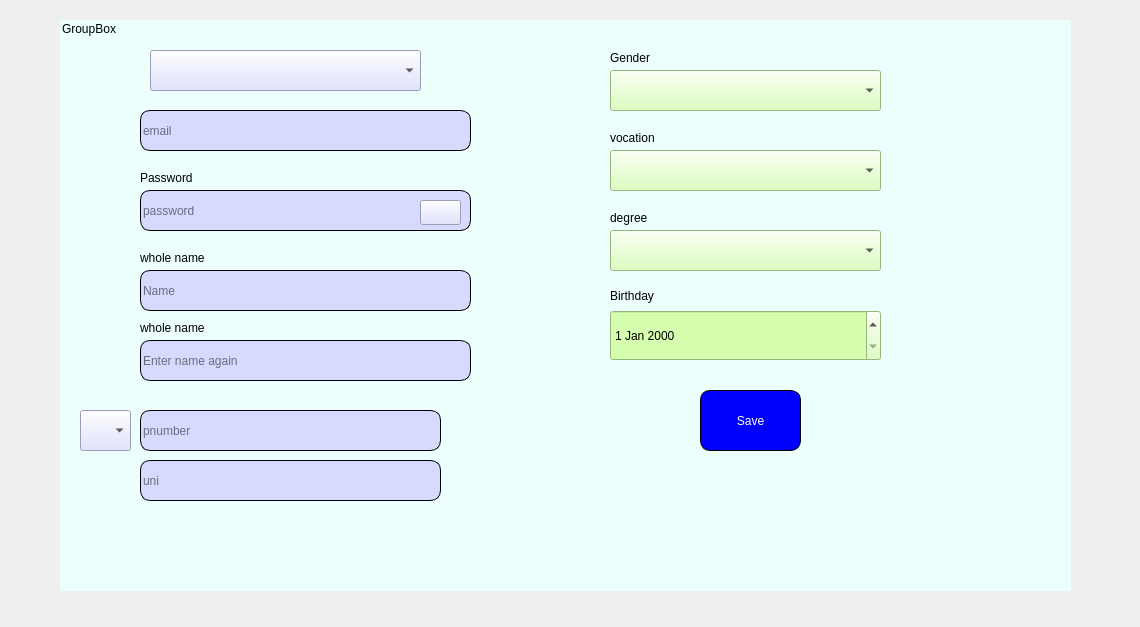
<?xml version="1.0" encoding="UTF-8"?>
<ui version="4.0">
 <class>Complete</class>
 <widget class="QWidget" name="Complete">
  <property name="geometry">
   <rect>
    <x>0</x>
    <y>0</y>
    <width>1140</width>
    <height>627</height>
   </rect>
  </property>
  <property name="windowTitle">
   <string>Form</string>
  </property>
  <widget class="QGroupBox" name="groupBox">
   <property name="geometry">
    <rect>
     <x>60</x>
     <y>20</y>
     <width>1011</width>
     <height>571</height>
    </rect>
   </property>
   <property name="styleSheet">
    <string notr="true">*{
background-color:#edfffc;
}
#groupBox{
border:1px solid #edfffc;
}</string>
   </property>
   <property name="title">
    <string>GroupBox</string>
   </property>
   <widget class="QPushButton" name="pushButton_2">
    <property name="geometry">
     <rect>
      <x>640</x>
      <y>370</y>
      <width>101</width>
      <height>61</height>
     </rect>
    </property>
    <property name="styleSheet">
     <string notr="true">#pushButton_2{
border-radius:10px;
color: rgb(255, 255, 255);
background-color: rgb(0, 0, 255);
font: 75 12pt &quot;MS Shell Dlg 2&quot;;
border:1px solid black;
}
#pushButton_2:hover{
color:black;
}</string>
    </property>
    <property name="text">
     <string>Save</string>
    </property>
   </widget>
   <widget class="QLineEdit" name="lineEdit">
    <property name="geometry">
     <rect>
      <x>80</x>
      <y>90</y>
      <width>331</width>
      <height>41</height>
     </rect>
    </property>
    <property name="styleSheet">
     <string notr="true">font: 75 10pt &quot;MS Shell Dlg 2&quot;;
color: rgb(0, 0, 0);
border-radius:10px;
border:1px solid black;
background-color:#d7daff;</string>
    </property>
    <property name="placeholderText">
     <string>email</string>
    </property>
   </widget>
   <widget class="QLineEdit" name="lineEdit_2">
    <property name="geometry">
     <rect>
      <x>80</x>
      <y>170</y>
      <width>331</width>
      <height>41</height>
     </rect>
    </property>
    <property name="styleSheet">
     <string notr="true">font: 75 10pt &quot;MS Shell Dlg 2&quot;;
color: rgb(0, 0, 0);
border-radius:10px;
border:1px solid black;
background-color:#d7daff;</string>
    </property>
    <property name="placeholderText">
     <string>password</string>
    </property>
   </widget>
   <widget class="QLineEdit" name="lineEdit_3">
    <property name="geometry">
     <rect>
      <x>80</x>
      <y>250</y>
      <width>331</width>
      <height>41</height>
     </rect>
    </property>
    <property name="styleSheet">
     <string notr="true">font: 75 10pt &quot;MS Shell Dlg 2&quot;;
color: rgb(0, 0, 0);
border-radius:10px;
border:1px solid black;
background-color:#d7daff;</string>
    </property>
    <property name="placeholderText">
     <string>Name</string>
    </property>
   </widget>
   <widget class="QLineEdit" name="lineEdit_4">
    <property name="geometry">
     <rect>
      <x>80</x>
      <y>390</y>
      <width>301</width>
      <height>41</height>
     </rect>
    </property>
    <property name="styleSheet">
     <string notr="true">background-color:#d7daff;
font: 75 10pt &quot;MS Shell Dlg 2&quot;;
color: rgb(0, 0, 0);
border-radius:10px;
border:1px solid black;</string>
    </property>
    <property name="text">
     <string/>
    </property>
    <property name="placeholderText">
     <string>pnumber</string>
    </property>
   </widget>
   <widget class="QLineEdit" name="lineEdit_5">
    <property name="geometry">
     <rect>
      <x>80</x>
      <y>440</y>
      <width>301</width>
      <height>41</height>
     </rect>
    </property>
    <property name="styleSheet">
     <string notr="true">font: 75 10pt &quot;MS Shell Dlg 2&quot;;
color: rgb(0, 0, 0);
border-radius:10px;
border:1px solid black;
background-color:#d7daff;</string>
    </property>
    <property name="text">
     <string/>
    </property>
    <property name="placeholderText">
     <string>uni</string>
    </property>
   </widget>
   <widget class="QComboBox" name="comboBox">
    <property name="geometry">
     <rect>
      <x>550</x>
      <y>50</y>
      <width>271</width>
      <height>41</height>
     </rect>
    </property>
    <property name="styleSheet">
     <string notr="true">font: 75 10pt &quot;MS Shell Dlg 2&quot;;
color: rgb(0, 0, 0);
background-color:#d5ffae;</string>
    </property>
   </widget>
   <widget class="QComboBox" name="comboBox_2">
    <property name="geometry">
     <rect>
      <x>550</x>
      <y>130</y>
      <width>271</width>
      <height>41</height>
     </rect>
    </property>
    <property name="styleSheet">
     <string notr="true">font: 75 10pt &quot;MS Shell Dlg 2&quot;;
color: rgb(0, 0, 0);
background-color:#d5ffae;</string>
    </property>
   </widget>
   <widget class="QComboBox" name="comboBox_3">
    <property name="geometry">
     <rect>
      <x>550</x>
      <y>210</y>
      <width>271</width>
      <height>41</height>
     </rect>
    </property>
    <property name="styleSheet">
     <string notr="true">font: 75 10pt &quot;MS Shell Dlg 2&quot;;
color: rgb(0, 0, 0);
background-color:#d5ffae;</string>
    </property>
   </widget>
   <widget class="QDateEdit" name="dateEdit">
    <property name="geometry">
     <rect>
      <x>550</x>
      <y>290</y>
      <width>271</width>
      <height>51</height>
     </rect>
    </property>
    <property name="styleSheet">
     <string notr="true">font: 75 14pt &quot;MS Shell Dlg 2&quot;;
color: rgb(0, 0, 0);
background-color:#d5ffae;
</string>
    </property>
   </widget>
   <widget class="QComboBox" name="comboBox_4">
    <property name="geometry">
     <rect>
      <x>90</x>
      <y>30</y>
      <width>271</width>
      <height>41</height>
     </rect>
    </property>
    <property name="styleSheet">
     <string notr="true">#comboBox_4{
background-color:#d7daff;
}
#comboBox_4:hover{
backgroun-color:white;
}
#comboBox_4{
font: 75 10pt &quot;MS Shell Dlg 2&quot;;
}</string>
    </property>
   </widget>
   <widget class="QComboBox" name="comboBox_5">
    <property name="geometry">
     <rect>
      <x>20</x>
      <y>390</y>
      <width>51</width>
      <height>41</height>
     </rect>
    </property>
    <property name="styleSheet">
     <string notr="true">font: 75 10pt &quot;MS Shell Dlg 2&quot;;
color: rgb(0, 0, 0);
background-color:#d7daff;</string>
    </property>
   </widget>
   <widget class="QLabel" name="label_2">
    <property name="geometry">
     <rect>
      <x>80</x>
      <y>150</y>
      <width>111</width>
      <height>16</height>
     </rect>
    </property>
    <property name="styleSheet">
     <string notr="true">font: 75 9pt &quot;MS Shell Dlg 2&quot;;
color: rgb(0, 0, 0);</string>
    </property>
    <property name="text">
     <string>Password</string>
    </property>
   </widget>
   <widget class="QLabel" name="label_4">
    <property name="geometry">
     <rect>
      <x>550</x>
      <y>30</y>
      <width>55</width>
      <height>16</height>
     </rect>
    </property>
    <property name="styleSheet">
     <string notr="true">font: 75 9pt &quot;MS Shell Dlg 2&quot;;
color: rgb(0, 0, 0);</string>
    </property>
    <property name="text">
     <string>Gender</string>
    </property>
   </widget>
   <widget class="QLabel" name="label_5">
    <property name="geometry">
     <rect>
      <x>550</x>
      <y>110</y>
      <width>55</width>
      <height>16</height>
     </rect>
    </property>
    <property name="styleSheet">
     <string notr="true">font: 75 9pt &quot;MS Shell Dlg 2&quot;;
color: rgb(0, 0, 0);</string>
    </property>
    <property name="text">
     <string>vocation</string>
    </property>
   </widget>
   <widget class="QLabel" name="label_6">
    <property name="geometry">
     <rect>
      <x>550</x>
      <y>190</y>
      <width>55</width>
      <height>16</height>
     </rect>
    </property>
    <property name="styleSheet">
     <string notr="true">font: 75 9pt &quot;MS Shell Dlg 2&quot;;
color: rgb(0, 0, 0);</string>
    </property>
    <property name="text">
     <string>degree</string>
    </property>
   </widget>
   <widget class="QLabel" name="label_7">
    <property name="geometry">
     <rect>
      <x>550</x>
      <y>266</y>
      <width>71</width>
      <height>20</height>
     </rect>
    </property>
    <property name="styleSheet">
     <string notr="true">font: 75 9pt &quot;MS Shell Dlg 2&quot;;
color: rgb(0, 0, 0);</string>
    </property>
    <property name="text">
     <string>Birthday</string>
    </property>
   </widget>
   <widget class="QLabel" name="label_8">
    <property name="geometry">
     <rect>
      <x>10</x>
      <y>20</y>
      <width>61</width>
      <height>51</height>
     </rect>
    </property>
    <property name="styleSheet">
     <string notr="true">#label_8{
font: 75 9pt &quot;MS Shell Dlg 2&quot;;
color: rgb(0, 0, 0);
}
</string>
    </property>
    <property name="text">
     <string/>
    </property>
    <property name="pixmap">
     <pixmap>C:/Users/Hesam/Downloads/qt/languages.png</pixmap>
    </property>
    <property name="scaledContents">
     <bool>true</bool>
    </property>
   </widget>
   <widget class="QLabel" name="label_10">
    <property name="geometry">
     <rect>
      <x>80</x>
      <y>230</y>
      <width>131</width>
      <height>16</height>
     </rect>
    </property>
    <property name="styleSheet">
     <string notr="true">font: 75 9pt &quot;MS Shell Dlg 2&quot;;
color: rgb(0, 0, 0);</string>
    </property>
    <property name="text">
     <string>whole name</string>
    </property>
   </widget>
   <widget class="QLabel" name="label">
    <property name="geometry">
     <rect>
      <x>10</x>
      <y>90</y>
      <width>55</width>
      <height>41</height>
     </rect>
    </property>
    <property name="styleSheet">
     <string notr="true">border-image: url(:/new/prefix1/photo/images.png);</string>
    </property>
    <property name="text">
     <string/>
    </property>
    <property name="pixmap">
     <pixmap>C:/Users/Hesam/Downloads/qt/communication.png</pixmap>
    </property>
    <property name="scaledContents">
     <bool>true</bool>
    </property>
   </widget>
   <widget class="QLabel" name="label_3">
    <property name="geometry">
     <rect>
      <x>10</x>
      <y>170</y>
      <width>55</width>
      <height>41</height>
     </rect>
    </property>
    <property name="styleSheet">
     <string notr="true">border-image: url(:/new/prefix1/photo/images (1).png);</string>
    </property>
    <property name="text">
     <string/>
    </property>
    <property name="pixmap">
     <pixmap>C:/Users/Hesam/Downloads/qt/padlock.png</pixmap>
    </property>
    <property name="scaledContents">
     <bool>true</bool>
    </property>
   </widget>
   <widget class="QPushButton" name="pushButton_3">
    <property name="geometry">
     <rect>
      <x>360</x>
      <y>180</y>
      <width>41</width>
      <height>25</height>
     </rect>
    </property>
    <property name="styleSheet">
     <string notr="true">image: url(:/new/prefix1/images/visible (1).png);
background-color:#d7daff;</string>
    </property>
    <property name="text">
     <string/>
    </property>
   </widget>
   <widget class="QLineEdit" name="lineEdit_6">
    <property name="geometry">
     <rect>
      <x>80</x>
      <y>320</y>
      <width>331</width>
      <height>41</height>
     </rect>
    </property>
    <property name="styleSheet">
     <string notr="true">font: 75 10pt &quot;MS Shell Dlg 2&quot;;
color: rgb(0, 0, 0);
border-radius:10px;
border:1px solid black;
background-color:#d7daff;</string>
    </property>
    <property name="placeholderText">
     <string>Enter name again</string>
    </property>
   </widget>
   <widget class="QLabel" name="label_11">
    <property name="geometry">
     <rect>
      <x>80</x>
      <y>300</y>
      <width>131</width>
      <height>16</height>
     </rect>
    </property>
    <property name="styleSheet">
     <string notr="true">font: 75 9pt &quot;MS Shell Dlg 2&quot;;
color: rgb(0, 0, 0);</string>
    </property>
    <property name="text">
     <string>whole name</string>
    </property>
   </widget>
   <widget class="QLabel" name="label_9">
    <property name="geometry">
     <rect>
      <x>14</x>
      <y>440</y>
      <width>61</width>
      <height>51</height>
     </rect>
    </property>
    <property name="styleSheet">
     <string notr="true">border-image: url(:/new/prefix1/photo/images (3).png);</string>
    </property>
    <property name="text">
     <string/>
    </property>
   </widget>
   <widget class="QLabel" name="label_12">
    <property name="geometry">
     <rect>
      <x>494</x>
      <y>45</y>
      <width>51</width>
      <height>51</height>
     </rect>
    </property>
    <property name="styleSheet">
     <string notr="true">border-image: url(:/new/prefix1/photo/images (2).png);</string>
    </property>
    <property name="text">
     <string/>
    </property>
   </widget>
  </widget>
 </widget>
 <resources/>
 <connections/>
</ui>
